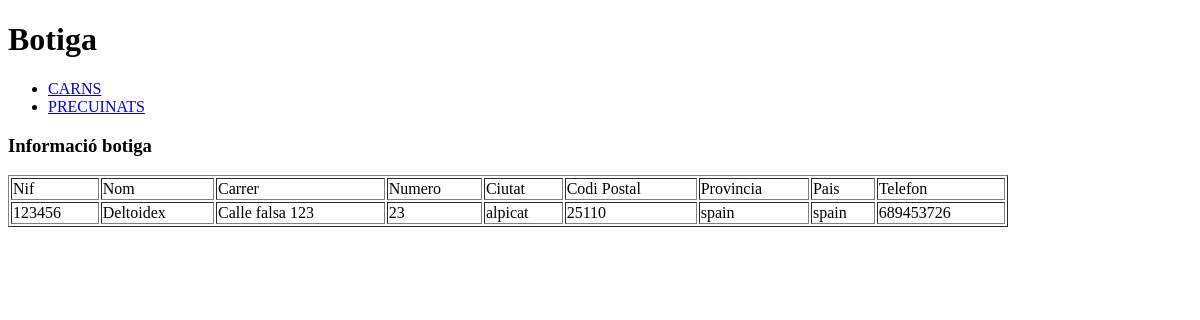
The app's page /, older data.
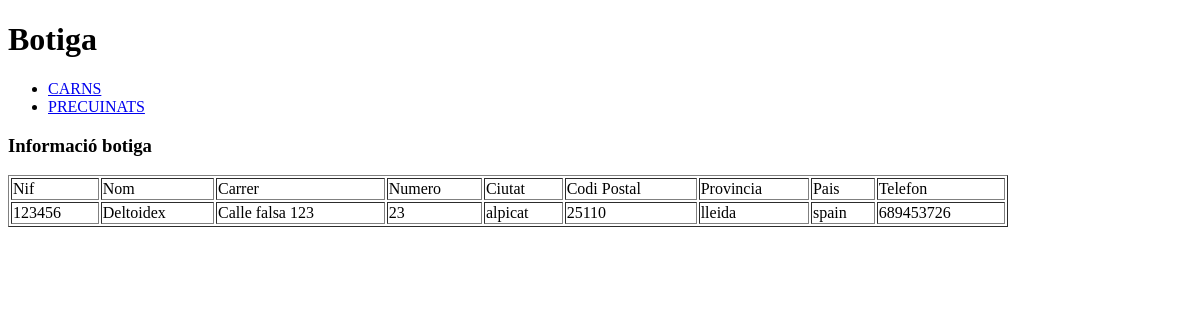
The same page, newer data.
### carnisseria/models.py (models this page shows, shortened)
class Botiga(models.Model):
    Nif = models.TextField(blank=True, null=True)
    name = models.TextField(blank=True, null=True)
    street = models.TextField(blank=True, null=True)
    number = models.IntegerField(blank=True, null=True)
    city = models.TextField(default="")
    zipCode = models.TextField(blank=True, null=True)
    stateOrProvince = models.TextField(blank=True, null=True)
    country = models.TextField(blank=True, null=True)
    telephone = models.TextField(blank=True, null=True)

### carnisseria/views.py (the view)
# urls.py: path('', views.homepage, name='homepage'),
def homepage(request):
    botiga = Botiga.objects.all()
    return render(request,'homepage.html',context= {'botiga': botiga})

### templates/homepage.html (shortened to what this page needs)
<!DOCTYPE html>
<html lang="en" dir="ltr">
  <head>
  </head>
  <body>
    <h1>Botiga</h1>
    <header id="main-header">
  		<nav>
                  <ul>
                      <li><a class="site-name" href="/carns">CARNS</a></li>
                      <li><a class="site-name" href="/precuinats">PRECUINATS</a></li>
                  </ul>
  		</nav>
  </header>
  <section id="main-content">
		<article>
			<header>
				{% block header %}<h1>Informació botiga</h1> {% endblock %}
			</header>
      <table border="1" width="1000">
        <tr>
          <td>Nif</td>
          <td>Nom</td>
          <td>Carrer</td>
          <td>Numero</td>
          <td>Ciutat</td>
          <td>Codi Postal</td>
          <td>Provincia</td>
          <td>Pais</td>
          <td>Telefon</td>
        </tr>
        {% for botiga in botiga %}
        <tr>
            <td>{{botiga.Nif}}</td>
            <td>{{botiga.name}}</td>
            <td>{{botiga.street}}</td>
            <td>{{botiga.number}}</td>
            <td>{{botiga.city}}</td>
            <td>{{botiga.zipCode}}</td>
            <td>{{botiga.stateOrProvince}}</td>
            <td>{{botiga.country}}</td>
            <td>{{botiga.telephone}}</td>
        </tr>
        {% endfor %}
		</article>
</section>
  </body>
</html>

Row changes from the older to the newer data that the page shows:
changed Botiga "Deltoidex": stateOrProvince "spain" → "lleida"
